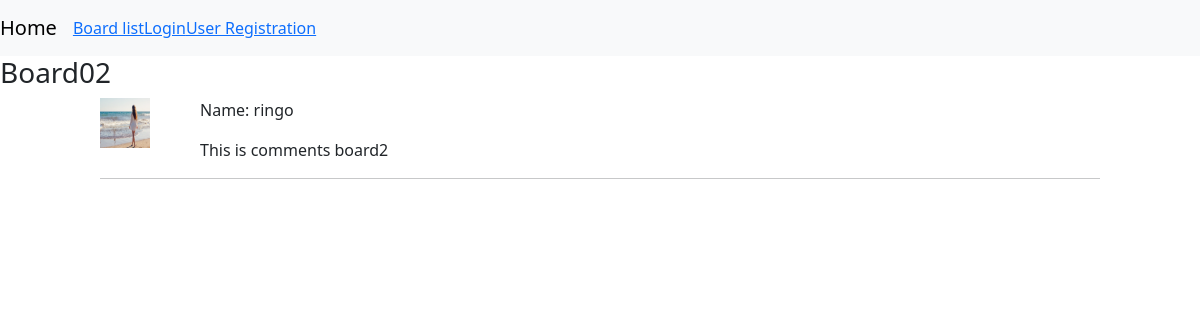
The app's page /boards/post_comment/6, older data.
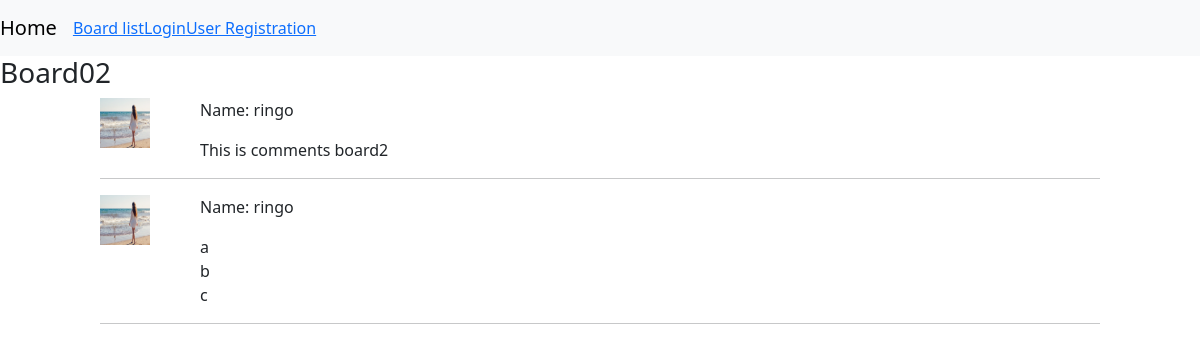
The same page, newer data.
### boards/models.py (models this page shows)
class Themes(models.Model):
    title = models.CharField(max_length=255)
    user = models.ForeignKey(
        "accounts.Users",
        on_delete=models.CASCADE
    )
    objects = ThemesManager()
    class Meta:
        db_table = 'thems'

class Comments(models.Model):
    comment = models.CharField(max_length=1000)
    user = models.ForeignKey(
        "accounts.Users",
        on_delete=models.CASCADE
    )
    theme = models.ForeignKey(
        "Themes",
        on_delete=models.CASCADE
    )
    objects = CommentsManager()
    class Meta:
        db_table = 'comments'

### accounts/models.py (models this page shows)
class Users(AbstractBaseUser, PermissionsMixin):
    username = models.CharField(max_length=255)
    age = models.PositiveIntegerField()
    email = models.EmailField(max_length=25, unique=True)
    is_active = models.BooleanField(default=False)
    is_staff = models.BooleanField(default=False)
    picture = models.FileField(null=True, upload_to="picture/")
    objects = UserManager()
    USERNAME_FIELD = "email"
    REQUIRED_FIELDS = ["username"]
    class Meta:
        db_table = 'users'

### boards/views.py (the view, shortened to what this page needs)
# urls.py: path("post_comment/<int:theme_id>", views.post_comment, name="post_comment"),
def post_comment(request, theme_id):
    saved_comment = cache.get(f'saved_comment-theme_id={theme_id}-user_id={request.user.id}', "")
    post_comment_form = forms.PostCommentForm(request.POST or None,
                                              initial={"comment": saved_comment})
    theme = get_object_or_404(Themes, id=theme_id)
    comments = Comments.objects.fetch_by_theme_id(theme.id)
    return render(request, "boards/post_comment.html",
                  context={
                      "post_comment_form": post_comment_form,
                      "theme": theme,
                      "comments": comments,
                  })

### boards/models.py (called while the page is built)
    def fetch_by_theme_id(self, theme_id):
        return self.filter(theme_id=theme_id).order_by("id").all()

### templates/boards/post_comment.html (shortened to what this page needs)
{% extends 'base.html' %}
{% block content %}
<h3>{{ theme.title }}</h3>
{% for comment in comments %}
<div class="col-1 offset-1">
    {% if comment.user.picture %}
        <img style="float:left" alt="" width="50px" height="50px" src="{{ comment.user.picture.url }}">
    {% endif %}
</div>
<div class="col-8 offset-2">
    <p>Name: {{ comment.user.username }}</p>
    <p>{{ comment.comment | linebreaks }}</p>
</div>
<div class="col-10 offset-1">
<hr>
</div>
{% endfor %}
{% endblock  %}

### templates/base.html (shortened to what this page needs)
<!DOCTYPE html>
<html lang="ja">
<head>
    <link href="https://cdn.jsdelivr.net/npm/bootstrap@5.3.1/dist/css/bootstrap.min.css" rel="stylesheet">
</head>
<body>
    <nav class="navbar navbar-expand-lg navbar-light bg-light">
        <a href="{% url 'accounts:home' %}" class="navbar-brand">Home</a>
        {% if user.is_authenticated %}
        <a href="{% url 'boards:list_themes' %}" navbar-brand>Board list</a>
        <a href="{% url 'accounts:user_logout' %}" navbar-brand>Logout</a>
        <a href="{% url 'accounts:user_edit' %}" navbar-brand>User edit</a>
        {% else %}
        <a href="{% url 'boards:list_themes' %}" navbar-brand>Board list</a>
            <a href="{% url 'accounts:user_login' %}" navbar-brand>Login </a>
            <a href="{% url 'accounts:regist' %}" navbar-brand>User Registration</a>
        {% endif %}
    </nav>
    {% block content %}
    {% endblock  %}
</body>
</html>

Row changes from the older to the newer data that the page shows:
added Comments: user.picture (picture), user.username "ringo", comment "a b c"
